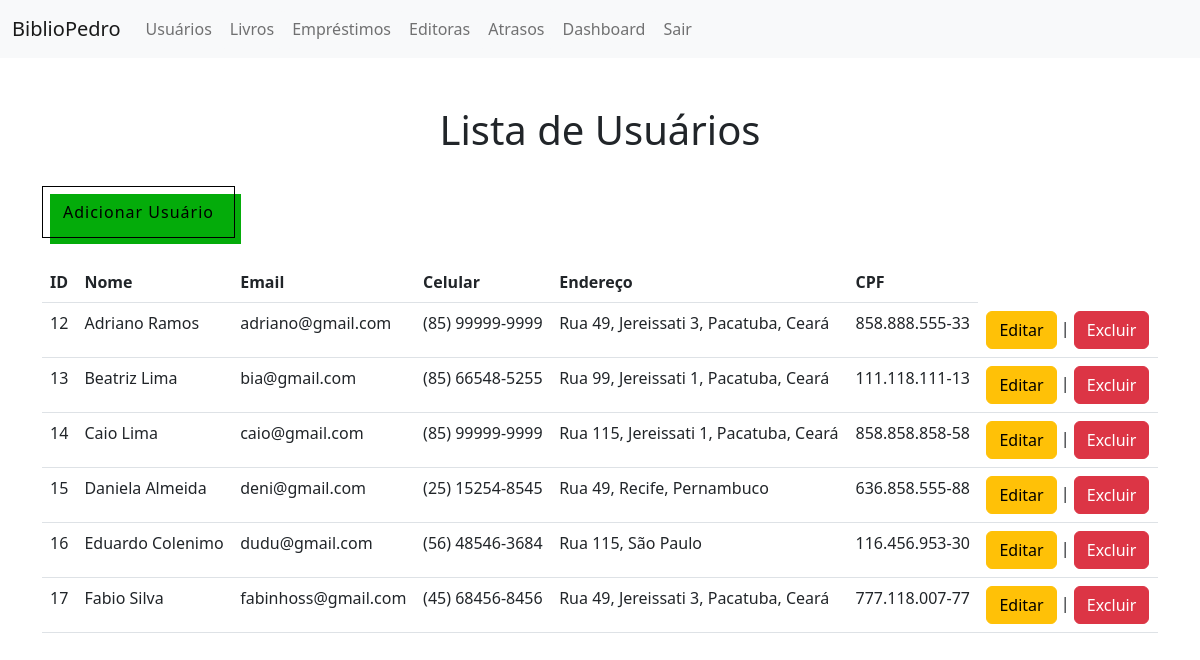
/ProjetoWDA/usuarios.php (signed in), run on the app's committed database.
### tables this page shows
CREATE TABLE `usuarios` (
  `id` int(11) NOT NULL,
  `nome` varchar(35) DEFAULT NULL,
  `email` varchar(35) DEFAULT NULL,
  `celular` text DEFAULT NULL,
  `endereco` text DEFAULT NULL,
  `cpf` text NOT NULL
);

### ProjetoWDA/usuarios.php (the view, shortened to what this page needs)
<!DOCTYPE html>
<html lang="en">
<head>
    <link rel="stylesheet" href="css/bootstrap.min.css">
	<link rel="stylesheet" href="style.css">
</head>
<body>
    <nav class="navbar navbar-expand-lg bg-light">
        <div class="container-fluid">
          <a class="navbar-brand" href="index.html">BiblioPedro</a>
          <div class="collapse navbar-collapse" id="navbarNavAltMarkup">
            <div class="navbar-nav">
              <a class="nav-link btn btn-light" href="usuarios.php">Usuários</a>
			  <a class="nav-link btn btn-light" href="livros.php">Livros</a>
			  <a class="nav-link btn btn-light" href="emprestimos.php">Empréstimos</a>
			  <a class="nav-link btn btn-light" href="editoras.php">Editoras</a>
			  <a class="nav-link btn btn-light" href="atrasos.php">Atrasos</a>
			  <a class="nav-link btn btn-light" href="dashboard.php" class="dashboard-button">Dashboard</a>
			  <a class="nav-link btn btn-light" href="logout.php">Sair</a>
            </div>
          </div>
        </div>
      </nav>
	  <div class="fundo">
	  <br><br>
	  <div class="container">
      <center><h1>Lista de Usuários</h1></center>
	  <br>
	  <a href="adicionar.php"><button type="button" class="button-background-move">Adicionar Usuário</button></a><br><br>
	<table class="table">
		<tr>
			<th>ID</th>
			<th>Nome</th>
			<th>Email</th>
			<th>Celular</th>
			<th>Endereço</th>
			<th>CPF</th>
		</tr>
		<?php
			include 'conexao.php';
			$sql = "SELECT * FROM usuarios";
			$result = mysqli_query($conn, $sql);
			if (mysqli_num_rows($result) > 0) {
				while ($row = mysqli_fetch_assoc($result)) {
					echo "<tr>";
					echo "<td>".$row["id"]."</td>";
					echo "<td>".$row["nome"]."</td>";
					echo "<td>".$row["email"]."</td>";
					echo "<td>".$row["celular"]."</td>";
					echo "<td>".$row["endereco"]."</td>";
					echo "<td>".$row["cpf"]."</td>";
					echo "<td><a href='editar.php?id=".$row["id"]."' class='btn btn-warning'>Editar</a> | <a href='excluir.php?id=".$row["id"]."' class='btn btn-danger'>Excluir</a></td>";
					echo "</tr>";
				}
			} else {
				echo "<tr><td colspan='4'>Nenhum usuário encontrado.</td></tr>";
			}
		?>
	</table>
	</div>
	</div>
</body>
</html>

### ProjetoWDA/style.css (style rules this page uses)
.button-background-move { font-size: 16px; font-weight: 200; letter-spacing: 1px; padding: 13px 20px 13px; outline: 0; border: 1px solid black; cursor: pointer; position: relative; background-color: rgba(0, 0, 0, 0); user-select: none; -webkit-user-select: none; touch-action: manipulation; }
.button-background-move:after { content: ""; background-color: #04ac0a; width: 100%; z-index: -1; position: absolute; height: 100%; top: 7px; left: 7px; transition: 0.2s; }

### data on the page
usuarios: id "12", nome "Adriano Ramos", email "adriano@gmail.com", celular "(85) 99999-9999", endereco "Rua 49, Jereissati 3, Pacatuba, Ceará", cpf "858.888.555-33"
usuarios: id "13", nome "Beatriz Lima", email "bia@gmail.com", celular "(85) 66548-5255", endereco "Rua 99, Jereissati 1, Pacatuba, Ceará", cpf "111.118.111-13"
usuarios: id "14", nome "Caio Lima", email "caio@gmail.com", celular "(85) 99999-9999", endereco "Rua 115, Jereissati 1, Pacatuba, Ceará", cpf "858.858.858-58"
usuarios: id "15", nome "Daniela Almeida", email "deni@gmail.com", celular "(25) 15254-8545", endereco "Rua 49, Recife, Pernambuco", cpf "636.858.555-88"
usuarios: id "16", nome "Eduardo Colenimo", email "dudu@gmail.com", celular "(56) 48546-3684", endereco "Rua 115, São Paulo", cpf "116.456.953-30"
usuarios: id "17", nome "Fabio Silva", email "fabinhoss@gmail.com", celular "(45) 68456-8456", endereco "Rua 49, Jereissati 3, Pacatuba, Ceará", cpf "777.118.007-77"
